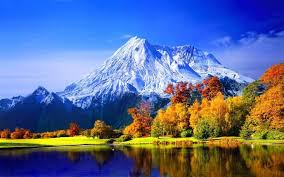
#> input picture Part 3/vibrant.jpeg, 284 x 177 px
$ jupyter execute 'Image Processing-Part 3.ipynb'
#> lines starting #> are read from the running program, lines starting #| are printed output that depends on the picture; after the words box and inside, x2 and y2 are one past the last pixel; in counts of white or black regions, pixels touching at a corner belong together
[cell 1]
import numpy as np
import matplotlib.pyplot as plt
from skimage import io,segmentation,future,color,data,feature,measure,morphology,filters,util,restoration
from scipy import ndimage
import matplotlib.patches as mpatches

# Image Segmentation
Grouping of Pixels which form a *meangning* together. Such as some have the same intensity, or texture or brightness or just the contours; just like two different shirts in an image will have two different *types* of pixels so we can group those to separate the shirts from the background.
**HOW DO WE FIND IT**?
Before we answer it, we'll go about **How do we store or collect same pixels together**??
We'll be using:
## Region Adjacency Graph (RAG Thresholding)
RAG is a special kind of data of data structure to store the same kind of pixels together in form of blocks. Each block or region is defined as a node and edges have weights which represent the **difference between the `average color` of pixels between two regions**. Weights define that how a block or region is different from the neighbouring region. You can define a threshold value that if weight of two regions are smaller than thi`th`, those two regions are similar and you can keep merging until there are no 2 regions left who are below the threshold.
### Create Segments and Generate Labels
We'll be generating the desired numbers of segments using the `SLIC` which uses `K-Means Clustering` under the hood to find and cluster the segments and generate Labels

[cell 2]
img = io.imread('vibrant.jpeg')
#> img is the input picture: shape (177, 284, 3); mean R, G, B 92.2, 106.9, 148.3

label1 = segmentation.slic(img) #default 100 segments, 10.0 overlay
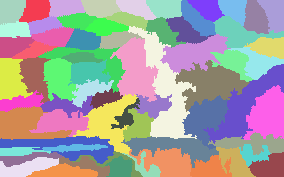
#> label1: shape (177, 284) int64; 67 distinct labels, from 1 to 67; one colour per label, 0 black
label2 = segmentation.slic(img,n_segments=333,compactness=33)
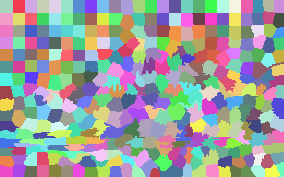
#> label2: shape (177, 284) int64; 354 distinct labels, from 1 to 354; one colour per label, 0 black
#higher compactness gives more shape to segment in the form of a square as it describes spatial closeness

overlay1_1 = color.label2rgb(label1,img,kind='overlay') # overlay the segments over image
overlay1_2 = color.label2rgb(label1,img,kind='avg') # depict average color value of that segment
overlay2_1 = color.label2rgb(label2,img,kind='overlay')
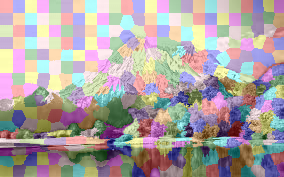
#> overlay2_1: shape (177, 284, 3) float64; mean R, G, B 0.676, 0.637, 0.634
overlay2_2 = color.label2rgb(label2,img,kind='avg')

f,ax = plt.subplots(3,2,figsize=(14,14))
ax = ax.ravel()

ax[0].imshow(img)
ax[0].set_title('Original')

ax[1].imshow(overlay1_1)
ax[1].set_title('100 Seg, 10 compact, overlay')

ax[2].imshow(overlay1_2)
ax[2].set_title('100 Seg, 10 compact, average')

ax[3].imshow(overlay2_1)
ax[3].set_title('333 Seg, 3.3 compact, overlay')

ax[4].imshow(overlay2_2)
ax[4].set_title('333 Seg, 3.3 compact, average')

f.delaxes(ax[-1])
plt.show()

## Create RAG

[cell 3]
# 333 segments will be our favourite now as it seems to extract better segments
rag = future.graph.rag_mean_color(img,label2,connectivity=3,mode='distance',sigma=321)
new_labels = future.graph.cut_threshold(label2,rag,thresh=27)
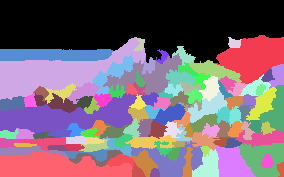
#> new_labels: shape (177, 284) int64; 113 distinct labels, from 0 to 112; one colour per label, 0 black
# merge each and every two labels who have distance less than the thresh

rag_img_avg = color.label2rgb(new_labels,img,kind='avg')
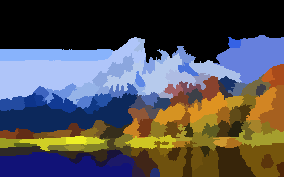
#> rag_img_avg: shape (177, 284, 3); mean R, G, B 81, 79.1, 82.8

f,ax = plt.subplots(1,2,figsize=(14,5))
ax = ax.ravel()

ax[0].imshow(img)
ax[0].set_title('Original')

ax[1].imshow(rag_img_avg)
ax[1].set_title('Average')
plt.show()

# Object Detection
There are many ways to do the same using one technique or a blend of multiple techniques. We'll be discussing a few of those techniques.

**Some of the techniques are image specific like `gaussian/bilateral filter to remove noise`, `opening/closing to remove small spots` or `dilation/erosion to fill the holes and patches` and you may or may not need them with your image**.

Very detailed discussions about the thresholding, Canny, filters, histogram is given in my previous notebooks of this Image Processing series.

**Steps are given as the comments to the code**
## Threshold + Local Maxima + Canny

[cell 4]
# Import Image and Convert to Grayscale
image = data.coins()
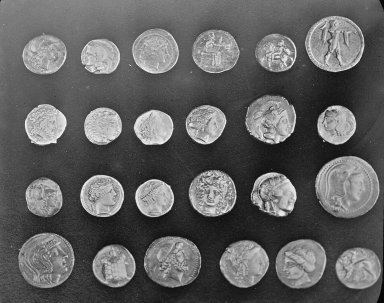
#> input picture skimage.data.coins(), 384 x 303 px
#> image is the input picture: shape (303, 384); min 1, max 252, mean 96.9
image = color.rgb2gray(image)

# make a figure to plot our steps
fig, axes = plt.subplots(ncols=3, nrows=3,figsize=(16,16))
ax0, ax1, ax2, ax3, ax4, ax5, ax6, ax7, ax8 = axes.flat

# plot original image
ax0.imshow(image, cmap='gray')
ax0.set_title('Original',)
ax0.axis('off')

# plot an Histogram of image
ax1.hist(image.flatten(),bins=256, lw=2,)
ax1.set_xlabel('Intensity')
ax1.set_ylabel('No of Pixels')
ax1.set_title('Histogram')
ax1.grid()

# Denoise Image using one or both or combination based on level of noise **we have no noise
# image = restoration.denoise_bilateral(image) # bilateral
# image = filters.gaussian(image,0.01) # gaussian
ax2.imshow(image, cmap='gray')
ax2.set_title('Filtering: Remove Noise')
ax2.axis('off')

# apply any threshold local,median,otsu etc
thresh = filters.threshold_otsu(image) # Otsu Threshold
#> thresh = 107
bw = image.copy() > thresh # get Binary Image
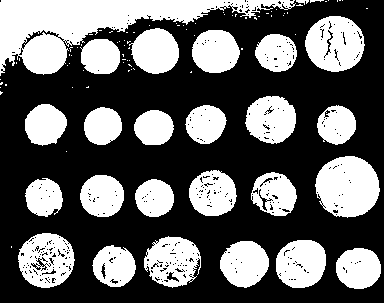
#> bw: shape (303, 384) bool; 38.8% white; 96 white regions (70 under 20 px), largest, box (x1, y1, x2, y2) and area: (0, 0, 296, 76) 8792, (315, 156, 380, 218) 3062, (305, 16, 365, 72) 2459
# bw = filters.threshold_local(image, 95, offset=-15) # Local threshold to get binary image

ax3.imshow(bw, cmap='gray')
ax3.set_title('Thresholding: Binary/B&W Image')
ax3.axis('off')

# Perform Opening which removes any bright spots less than the threshold size in a B&W Image
bw = morphology.area_opening(bw,area_threshold=50)
#> bw: shape (303, 384) bool; 38.5% white; 24 white regions, largest, box (x1, y1, x2, y2) and area: (0, 0, 295, 76) 8755, (315, 156, 380, 218) 3054, (305, 16, 365, 72) 2459
ax4.imshow(bw, cmap='gray')
ax4.set_title('Opening: Small Bright Spot Removal')
ax4.axis('off')

# Dilation to remove the blemishes in the coins
inverted = util.invert(bw) # black coins white background
dilation_seed = inverted.copy()
dilation_seed[1:-1,1:-1] = inverted.min()
#> dilation_seed: shape (303, 384) bool; 0.86% white in thin lines or dots
mask = inverted
dilated_img = morphology.reconstruction(dilation_seed,mask,method='dilation')
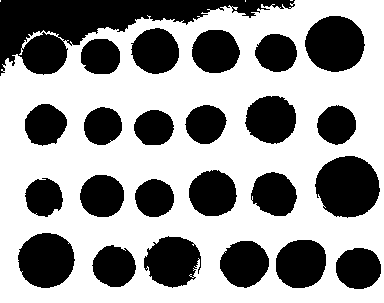
#> dilated_img: shape (303, 384) float64; values 0 (black) and 1 (white), 60.3% white; 24 black regions, largest, box (x1, y1, x2, y2) and area: (0, 0, 295, 76) 8827, (315, 156, 380, 218) 3089, (305, 16, 365, 72) 2606
bw = util.invert(dilated_img) # convert to original White Coins and Black Background

ax5.imshow(bw, cmap='gray')
ax5.set_title('Dilation: Filling holes inside Objects',)
ax5.axis('off')

# Apply Local Maxima to find the Peak  Gradient intensities of the local objects
coordinates = feature.peak_local_max(image, min_distance=20)
#> coordinates = 46 pairs, first value 26 to 276, second value 26 to 362

ax6.imshow(image, cmap=plt.cm.gray)
ax6.autoscale(False)
ax6.plot(coordinates[:, 1],coordinates[:, 0], c='r',ls='none',marker='*')
ax6.set_title('Peak local maxima',)
ax6.axis('off')

# Find Edges from using Canny Filter
edges = feature.canny(image, sigma=3,low_threshold=10,high_threshold=80)
#> edges: shape (303, 384) bool; 3.3% white in thin lines or dots, all inside (x1, y1, x2, y2) = (18, 15, 382, 289)

ax7.imshow(edges, cmap='gray')
ax7.set_title('Edges',)
ax7.axis('off')

#  Give label to each object in the image and draw a rectangle over that label
label_image = morphology.label(edges)
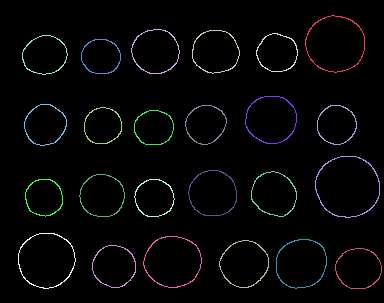
#> label_image: shape (303, 384) int32; 25 distinct labels, from 0 to 24; one colour per label, 0 black

ax8.imshow(image, cmap=plt.cm.gray)
ax8.set_title('Labeled Coins')
ax8.axis('off')
 # Draw rectangle around segmented coins.
for region in measure.regionprops(label_image):
    minr, minc, maxr, maxc = region.bbox
    rect = mpatches.Rectangle((minc, minr), maxc - minc, maxr - minr, fill=False, edgecolor='red',lw=2)
    ax8.add_patch(rect)
#> this loop made 24 passes
#> (minr, minc, maxr, maxc) on passes 1 to 12: (15, 305, 73, 365), (29, 131, 74, 180), (30, 192, 74, 240), (33, 256, 72, 298), (35, 22, 75, 68), (39, 81, 74, 121), (96, 245, 144, 297), (104, 24, 146, 67), (105, 185, 145, 227), (105, 317, 145, 357), (107, 84, 144, 122), (110, 134, 145, 174)

plt.show()
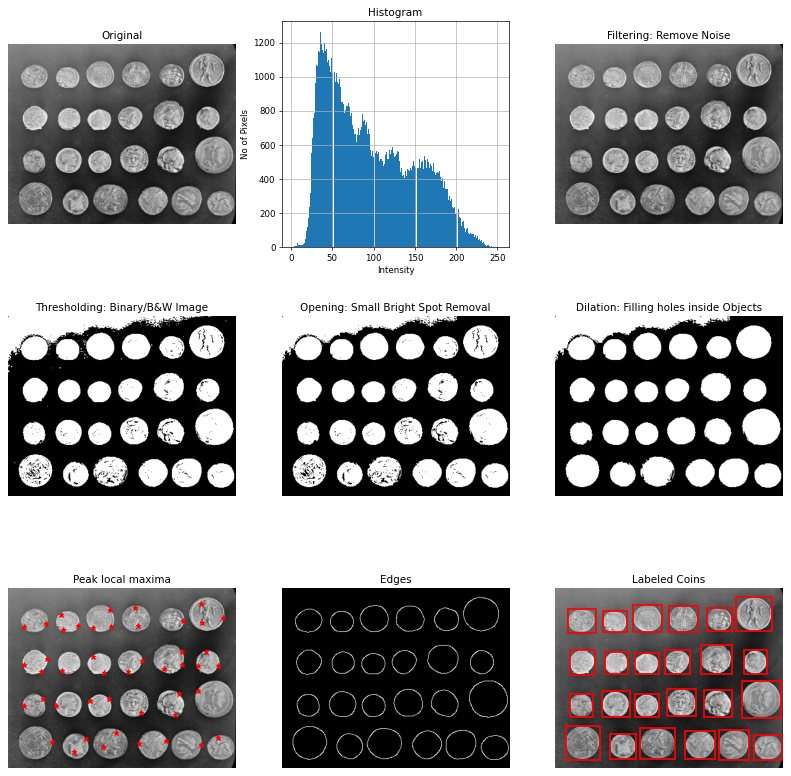
#> figure drawn by matplotlib, 9 panels; panel 2: tallest bar 1264 high, from x = 35.32 to 36.3

$ run again, with Part 3/pedestrian.jpeg copied over Part 3/vibrant.jpeg
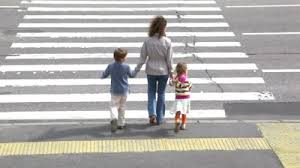
#> input picture Part 3/pedestrian.jpeg, 300 x 168 px
#> img is the input picture: shape (168, 300, 3); mean R, G, B 179.6, 177.5, 174.1
#> label1: shape (168, 300) int64; 76 distinct labels, from 1 to 76
#> label2: shape (168, 300) int64; 346 distinct labels, from 1 to 346
#> `new_labels = future.graph.cut_threshold(label2,rag,thresh=27)`:
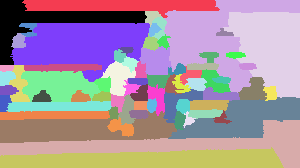
#> new_labels: shape (168, 300) int64; 69 distinct labels, from 0 to 68; one colour per label, 0 black
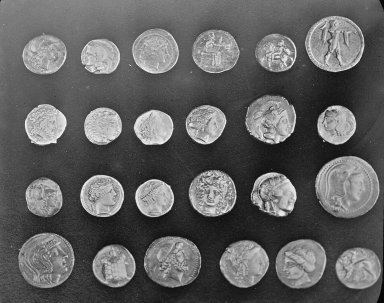
#> input picture skimage.data.coins(), 384 x 303 px
#> image is the input picture: shape (303, 384); min 1, max 252, mean 96.9
#> thresh = 107
#> inverted: shape (303, 384) bool; 61.5% white; 24 black regions, largest, box (x1, y1, x2, y2) and area: (0, 0, 295, 76) 8755, (315, 156, 380, 218) 3054, (305, 16, 365, 72) 2459
#> dilation_seed: shape (303, 384) bool; 0.86% white in thin lines or dots
#> dilated_img: shape (303, 384) float64; values 0 (black) and 1 (white), 60.3% white; 24 black regions, largest, box (x1, y1, x2, y2) and area: (0, 0, 295, 76) 8827, (315, 156, 380, 218) 3089, (305, 16, 365, 72) 2606
#> coordinates = 46 pairs, first value 26 to 276, second value 26 to 362
#> edges: shape (303, 384) bool; 3.3% white in thin lines or dots, all inside (x1, y1, x2, y2) = (18, 15, 382, 289)
#> label_image: shape (303, 384) int32; 25 distinct labels, from 0 to 24
#> the loop `for region in measure.regionprops(label_image):` made 24 passes
#> (minr, minc, maxr, maxc) on passes 1 to 8: (15, 305, 73, 365), (29, 131, 74, 180), (30, 192, 74, 240), (33, 256, 72, 298), (35, 22, 75, 68), (39, 81, 74, 121), (96, 245, 144, 297), (104, 24, 146, 67)
